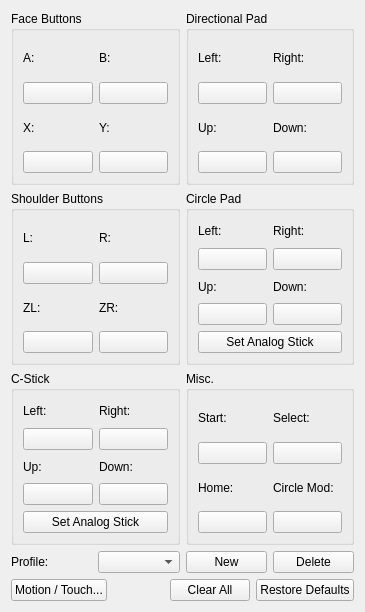
<?xml version="1.0" encoding="UTF-8"?>
<ui version="4.0">
 <class>ConfigureInput</class>
 <widget class="QWidget" name="ConfigureInput">
  <property name="geometry">
   <rect>
    <x>0</x>
    <y>0</y>
    <width>365</width>
    <height>612</height>
   </rect>
  </property>
  <property name="windowTitle">
   <string>ConfigureInput</string>
  </property>
  <layout class="QVBoxLayout" name="verticalLayout_5">
   <item>
    <layout class="QGridLayout" name="gridLayout_7">
     <item row="0" column="0">
      <widget class="QGroupBox" name="faceButtons">
       <property name="title">
        <string>Face Buttons</string>
       </property>
       <property name="flat">
        <bool>false</bool>
       </property>
       <property name="checkable">
        <bool>false</bool>
       </property>
       <layout class="QGridLayout" name="gridLayout">
        <item row="0" column="0">
         <layout class="QVBoxLayout" name="verticalLayout">
          <item>
           <widget class="QLabel" name="label">
            <property name="text">
             <string>A:</string>
            </property>
           </widget>
          </item>
          <item>
           <widget class="QPushButton" name="buttonA">
            <property name="text">
             <string/>
            </property>
           </widget>
          </item>
         </layout>
        </item>
        <item row="0" column="1">
         <layout class="QVBoxLayout" name="verticalLayout_2">
          <item>
           <widget class="QLabel" name="label_2">
            <property name="text">
             <string>B:</string>
            </property>
           </widget>
          </item>
          <item>
           <widget class="QPushButton" name="buttonB">
            <property name="text">
             <string/>
            </property>
           </widget>
          </item>
         </layout>
        </item>
        <item row="1" column="0">
         <layout class="QVBoxLayout" name="verticalLayout_3">
          <item>
           <widget class="QLabel" name="label_3">
            <property name="text">
             <string>X:</string>
            </property>
           </widget>
          </item>
          <item>
           <widget class="QPushButton" name="buttonX">
            <property name="text">
             <string/>
            </property>
           </widget>
          </item>
         </layout>
        </item>
        <item row="1" column="1">
         <layout class="QVBoxLayout" name="verticalLayout_4">
          <item>
           <widget class="QLabel" name="label_4">
            <property name="text">
             <string>Y:</string>
            </property>
           </widget>
          </item>
          <item>
           <widget class="QPushButton" name="buttonY">
            <property name="text">
             <string/>
            </property>
           </widget>
          </item>
         </layout>
        </item>
       </layout>
      </widget>
     </item>
     <item row="0" column="1">
      <widget class="QGroupBox" name="faceButtons_2">
       <property name="title">
        <string>Directional Pad</string>
       </property>
       <property name="flat">
        <bool>false</bool>
       </property>
       <property name="checkable">
        <bool>false</bool>
       </property>
       <layout class="QGridLayout" name="gridLayout_2">
        <item row="1" column="0">
         <layout class="QVBoxLayout" name="verticalLayout_12">
          <item>
           <widget class="QLabel" name="label_34">
            <property name="text">
             <string>Up:</string>
            </property>
           </widget>
          </item>
          <item>
           <widget class="QPushButton" name="buttonDpadUp">
            <property name="text">
             <string/>
            </property>
           </widget>
          </item>
         </layout>
        </item>
        <item row="1" column="1">
         <layout class="QVBoxLayout" name="verticalLayout_9">
          <item>
           <widget class="QLabel" name="label_35">
            <property name="text">
             <string>Down:</string>
            </property>
           </widget>
          </item>
          <item>
           <widget class="QPushButton" name="buttonDpadDown">
            <property name="text">
             <string/>
            </property>
           </widget>
          </item>
         </layout>
        </item>
        <item row="0" column="0">
         <layout class="QVBoxLayout" name="verticalLayout_10">
          <item>
           <widget class="QLabel" name="label_32">
            <property name="text">
             <string>Left:</string>
            </property>
           </widget>
          </item>
          <item>
           <widget class="QPushButton" name="buttonDpadLeft">
            <property name="text">
             <string/>
            </property>
           </widget>
          </item>
         </layout>
        </item>
        <item row="0" column="1">
         <layout class="QVBoxLayout" name="verticalLayout_11">
          <item>
           <widget class="QLabel" name="label_33">
            <property name="text">
             <string>Right:</string>
            </property>
           </widget>
          </item>
          <item>
           <widget class="QPushButton" name="buttonDpadRight">
            <property name="text">
             <string/>
            </property>
           </widget>
          </item>
         </layout>
        </item>
       </layout>
      </widget>
     </item>
     <item row="1" column="0">
      <widget class="QGroupBox" name="faceButtons_3">
       <property name="title">
        <string>Shoulder Buttons</string>
       </property>
       <property name="flat">
        <bool>false</bool>
       </property>
       <property name="checkable">
        <bool>false</bool>
       </property>
       <layout class="QGridLayout" name="gridLayout_3">
        <item row="0" column="0">
         <layout class="QVBoxLayout" name="verticalLayout_13">
          <item>
           <widget class="QLabel" name="label_17">
            <property name="text">
             <string>L:</string>
            </property>
           </widget>
          </item>
          <item>
           <widget class="QPushButton" name="buttonL">
            <property name="text">
             <string/>
            </property>
           </widget>
          </item>
         </layout>
        </item>
        <item row="0" column="1">
         <layout class="QVBoxLayout" name="verticalLayout_14">
          <item>
           <widget class="QLabel" name="label_19">
            <property name="text">
             <string>R:</string>
            </property>
           </widget>
          </item>
          <item>
           <widget class="QPushButton" name="buttonR">
            <property name="text">
             <string/>
            </property>
           </widget>
          </item>
         </layout>
        </item>
        <item row="1" column="0">
         <layout class="QVBoxLayout" name="verticalLayout_15">
          <item>
           <widget class="QLabel" name="label_20">
            <property name="text">
             <string>ZL:</string>
            </property>
           </widget>
          </item>
          <item>
           <widget class="QPushButton" name="buttonZL">
            <property name="text">
             <string/>
            </property>
           </widget>
          </item>
         </layout>
        </item>
        <item row="1" column="1">
         <layout class="QVBoxLayout" name="verticalLayout_16">
          <item>
           <widget class="QLabel" name="label_18">
            <property name="text">
             <string>ZR:</string>
            </property>
           </widget>
          </item>
          <item>
           <widget class="QPushButton" name="buttonZR">
            <property name="text">
             <string/>
            </property>
           </widget>
          </item>
         </layout>
        </item>
       </layout>
      </widget>
     </item>
     <item row="1" column="1">
      <widget class="QGroupBox" name="faceButtons_4">
       <property name="title">
        <string>Circle Pad</string>
       </property>
       <property name="flat">
        <bool>false</bool>
       </property>
       <property name="checkable">
        <bool>false</bool>
       </property>
       <layout class="QGridLayout" name="gridLayout_4">
        <item row="2" column="0" colspan="2">
         <widget class="QPushButton" name="buttonCircleAnalog">
          <property name="text">
           <string>Set Analog Stick</string>
          </property>
         </widget>
        </item>
        <item row="0" column="0">
         <layout class="QVBoxLayout" name="verticalLayout_17">
          <item>
           <widget class="QLabel" name="label_21">
            <property name="text">
             <string>Left:</string>
            </property>
           </widget>
          </item>
          <item>
           <widget class="QPushButton" name="buttonCircleLeft">
            <property name="text">
             <string/>
            </property>
           </widget>
          </item>
         </layout>
        </item>
        <item row="0" column="1">
         <layout class="QVBoxLayout" name="verticalLayout_18">
          <item>
           <widget class="QLabel" name="label_23">
            <property name="text">
             <string>Right:</string>
            </property>
           </widget>
          </item>
          <item>
           <widget class="QPushButton" name="buttonCircleRight">
            <property name="text">
             <string/>
            </property>
           </widget>
          </item>
         </layout>
        </item>
        <item row="1" column="0">
         <layout class="QVBoxLayout" name="verticalLayout_19">
          <item>
           <widget class="QLabel" name="label_24">
            <property name="text">
             <string>Up:</string>
            </property>
           </widget>
          </item>
          <item>
           <widget class="QPushButton" name="buttonCircleUp">
            <property name="text">
             <string/>
            </property>
           </widget>
          </item>
         </layout>
        </item>
        <item row="1" column="1">
         <layout class="QVBoxLayout" name="verticalLayout_20">
          <item>
           <widget class="QLabel" name="label_22">
            <property name="text">
             <string>Down:</string>
            </property>
           </widget>
          </item>
          <item>
           <widget class="QPushButton" name="buttonCircleDown">
            <property name="text">
             <string/>
            </property>
           </widget>
          </item>
         </layout>
        </item>
       </layout>
      </widget>
     </item>
     <item row="2" column="0">
      <widget class="QGroupBox" name="faceButtons_5">
       <property name="title">
        <string>C-Stick</string>
       </property>
       <property name="flat">
        <bool>false</bool>
       </property>
       <property name="checkable">
        <bool>false</bool>
       </property>
       <layout class="QGridLayout" name="gridLayout_5">
        <item row="0" column="0">
         <layout class="QVBoxLayout" name="verticalLayout_21">
          <item>
           <widget class="QLabel" name="label_25">
            <property name="text">
             <string>Left:</string>
            </property>
           </widget>
          </item>
          <item>
           <widget class="QPushButton" name="buttonCStickLeft">
            <property name="text">
             <string/>
            </property>
           </widget>
          </item>
         </layout>
        </item>
        <item row="0" column="1">
         <layout class="QVBoxLayout" name="verticalLayout_22">
          <item>
           <widget class="QLabel" name="label_27">
            <property name="text">
             <string>Right:</string>
            </property>
           </widget>
          </item>
          <item>
           <widget class="QPushButton" name="buttonCStickRight">
            <property name="text">
             <string/>
            </property>
           </widget>
          </item>
         </layout>
        </item>
        <item row="1" column="0">
         <layout class="QVBoxLayout" name="verticalLayout_23">
          <item>
           <widget class="QLabel" name="label_28">
            <property name="text">
             <string>Up:</string>
            </property>
           </widget>
          </item>
          <item>
           <widget class="QPushButton" name="buttonCStickUp">
            <property name="text">
             <string/>
            </property>
           </widget>
          </item>
         </layout>
        </item>
        <item row="1" column="1">
         <layout class="QVBoxLayout" name="verticalLayout_24">
          <item>
           <widget class="QLabel" name="label_26">
            <property name="text">
             <string>Down:</string>
            </property>
           </widget>
          </item>
          <item>
           <widget class="QPushButton" name="buttonCStickDown">
            <property name="text">
             <string/>
            </property>
           </widget>
          </item>
         </layout>
        </item>
        <item row="2" column="0" colspan="2">
         <widget class="QPushButton" name="buttonCStickAnalog">
          <property name="text">
           <string>Set Analog Stick</string>
          </property>
         </widget>
        </item>
       </layout>
      </widget>
     </item>
     <item row="2" column="1">
      <widget class="QGroupBox" name="faceButtons_6">
       <property name="title">
        <string>Misc.</string>
       </property>
       <property name="flat">
        <bool>false</bool>
       </property>
       <property name="checkable">
        <bool>false</bool>
       </property>
       <layout class="QGridLayout" name="gridLayout_6">
        <item row="0" column="0">
         <layout class="QVBoxLayout" name="verticalLayout_25">
          <item>
           <widget class="QLabel" name="label_29">
            <property name="text">
             <string>Start:</string>
            </property>
           </widget>
          </item>
          <item>
           <widget class="QPushButton" name="buttonStart">
            <property name="text">
             <string/>
            </property>
           </widget>
          </item>
         </layout>
        </item>
        <item row="0" column="1">
         <layout class="QVBoxLayout" name="verticalLayout_26">
          <item>
           <widget class="QLabel" name="label_30">
            <property name="text">
             <string>Select:</string>
            </property>
           </widget>
          </item>
          <item>
           <widget class="QPushButton" name="buttonSelect">
            <property name="text">
             <string/>
            </property>
           </widget>
          </item>
         </layout>
        </item>
        <item row="1" column="0">
         <layout class="QVBoxLayout" name="verticalLayout_27">
          <item>
           <widget class="QLabel" name="label_31">
            <property name="text">
             <string>Home:</string>
            </property>
           </widget>
          </item>
          <item>
           <widget class="QPushButton" name="buttonHome">
            <property name="text">
             <string/>
            </property>
           </widget>
          </item>
         </layout>
        </item>
        <item row="1" column="1">
         <layout class="QVBoxLayout" name="verticalLayout_28">
          <item>
           <widget class="QLabel" name="label_36">
            <property name="text">
             <string>Circle Mod:</string>
            </property>
           </widget>
          </item>
          <item>
           <widget class="QPushButton" name="buttonCircleMod">
            <property name="text">
             <string/>
            </property>
           </widget>
          </item>
         </layout>
        </item>
       </layout>
      </widget>
     </item>
    </layout>
   </item>
   <item>
    <layout class="QVBoxLayout" name="verticalLayout_6">
     <item>
      <layout class="QHBoxLayout" name="horizontalLayout_3">
       <item>
        <widget class="QLabel" name="label_5">
         <property name="text">
          <string>Profile:</string>
         </property>
        </widget>
       </item>
       <item>
        <widget class="QComboBox" name="profile"/>
       </item>
       <item>
        <widget class="QPushButton" name="buttonNew">
         <property name="text">
          <string>New</string>
         </property>
        </widget>
       </item>
       <item>
        <widget class="QPushButton" name="buttonDelete">
         <property name="text">
          <string>Delete</string>
         </property>
        </widget>
       </item>
      </layout>
     </item>
     <item>
      <layout class="QHBoxLayout" name="horizontalLayout">
       <item>
        <widget class="QPushButton" name="buttonMotionTouch">
         <property name="sizePolicy">
          <sizepolicy hsizetype="Minimum" vsizetype="Fixed">
           <horstretch>0</horstretch>
           <verstretch>0</verstretch>
          </sizepolicy>
         </property>
         <property name="sizeIncrement">
          <size>
           <width>0</width>
           <height>0</height>
          </size>
         </property>
         <property name="baseSize">
          <size>
           <width>0</width>
           <height>0</height>
          </size>
         </property>
         <property name="layoutDirection">
          <enum>Qt::LeftToRight</enum>
         </property>
         <property name="text">
          <string>Motion / Touch...</string>
         </property>
        </widget>
       </item>
       <item>
        <spacer name="horizontalSpacer">
         <property name="orientation">
          <enum>Qt::Horizontal</enum>
         </property>
         <property name="sizeHint" stdset="0">
          <size>
           <width>40</width>
           <height>20</height>
          </size>
         </property>
        </spacer>
       </item>
       <item>
        <widget class="QPushButton" name="buttonClearAll">
         <property name="sizePolicy">
          <sizepolicy hsizetype="Minimum" vsizetype="Fixed">
           <horstretch>0</horstretch>
           <verstretch>0</verstretch>
          </sizepolicy>
         </property>
         <property name="sizeIncrement">
          <size>
           <width>0</width>
           <height>0</height>
          </size>
         </property>
         <property name="baseSize">
          <size>
           <width>0</width>
           <height>0</height>
          </size>
         </property>
         <property name="layoutDirection">
          <enum>Qt::LeftToRight</enum>
         </property>
         <property name="text">
          <string>Clear All</string>
         </property>
        </widget>
       </item>
       <item>
        <widget class="QPushButton" name="buttonRestoreDefaults">
         <property name="sizePolicy">
          <sizepolicy hsizetype="Minimum" vsizetype="Fixed">
           <horstretch>0</horstretch>
           <verstretch>0</verstretch>
          </sizepolicy>
         </property>
         <property name="sizeIncrement">
          <size>
           <width>0</width>
           <height>0</height>
          </size>
         </property>
         <property name="baseSize">
          <size>
           <width>0</width>
           <height>0</height>
          </size>
         </property>
         <property name="layoutDirection">
          <enum>Qt::LeftToRight</enum>
         </property>
         <property name="text">
          <string>Restore Defaults</string>
         </property>
        </widget>
       </item>
      </layout>
     </item>
    </layout>
   </item>
  </layout>
 </widget>
 <resources/>
 <connections/>
</ui>
